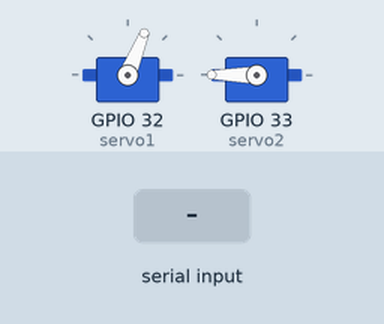
Simulated run of this sketch. Board: ESP32. Parts: 2 × servo. The test bench sets the inputs (shaded band). What the sketch prints to the serial monitor is not drawn.

Above: at 2.2 s.
2.3 s: "5\n" received over Serial
At 5.1 s:
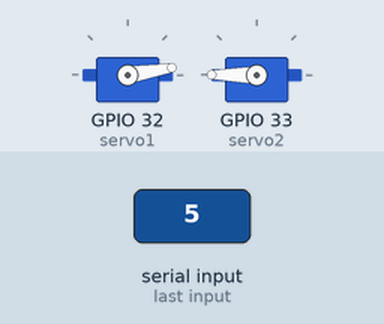
5.4 s: "90,45\n" received over Serial
7.2 s: "1,90\n" received over Serial
At 8.6 s:
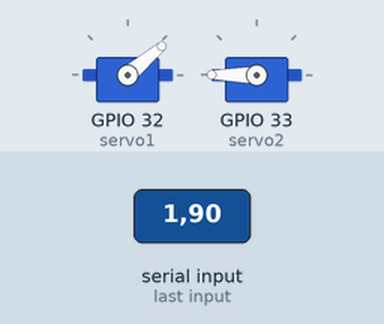
Timing chart, 0 to 10.2 s (numbered marks = the images above; inputs shaded):
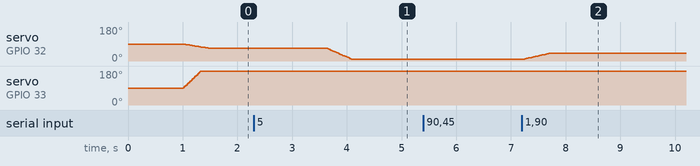

The sketch:

2dof-IK.ino
```cpp
#include <ESP32Servo.h>

float x = 4.0;
float y = 5.0;

float l1 = 7.7;
float l2 = 8.5;

Servo servo1;
Servo servo2;

void smoothMoveTogether(Servo &s1, int target1, Servo &s2, int target2, int durationMs) {
  int start1 = s1.read();
  int start2 = s2.read();

  int diff1 = target1 - start1;
  int diff2 = target2 - start2;

  int steps = 60;  // number of increments (increase for smoother motion)

  for (int i = 0; i <= steps; i++) {
    float t = (float)i / steps;

    // linear interpolation
    int pos1 = start1 + diff1 * t;
    int pos2 = start2 + diff2 * t;

    s1.write(pos1);
    s2.write(pos2);

    delay(durationMs / steps);
  }
}


void setup() {
  Serial.begin(115200);

  servo1.attach(32);
  servo2.attach(33);

  // Neutral / center = pointing forward
  servo1.write(90);
  servo2.write(90);

  delay(1000);
}

void loop() {

  // Read X Y if both are available
  if (Serial.available() > 0) {
    float newX = Serial.parseFloat();
    float newY = Serial.parseFloat();

    if (!isnan(newX) && !isnan(newY)) {
      x = newX;
      y = newY;
    }
  }

  double r = sqrt(x*x + y*y);

  if (r < 0.01) return;

  if (r > (l1 + l2) || r < fabs(l1 - l2)) {
    Serial.println("Target out of reach.");
    return;
  }

  double phi1 = acos(((l1*l1)+(r*r)-(l2*l2)) / (2*l1*r));
  double phi2 = atan2(y, x);
  double phi3 = acos(((l1*l1)+(l2*l2)-(r*r)) / (2*l1*l2));

  double th1 = (phi2 - phi1) * RAD_TO_DEG;
  double th2 = (PI - phi3) * RAD_TO_DEG;

  if (isnan(th1) || isnan(th2)) return;

  // Correct mapping:
  int servo1_angle = map(th1, -90, 90, 0, 180);
  int servo2_angle = map(th2, -90, 90, 0, 180);

  smoothMoveTogether(servo1, servo1_angle, servo2, servo2_angle, 500);  // 300 ms move


  Serial.print("Theta 1: "); Serial.println(th1);
  Serial.print("Theta 2: "); Serial.println(th2);
  Serial.print("Servo1: "); Serial.println(servo1_angle);
  Serial.print("Servo2: "); Serial.println(servo2_angle);
  Serial.println();

  delay(50);
}
```

Measured:
- after the input at 2.3 s, servo on GPIO 32 (servo1): moves from 68° to 9° over 0.48 s, starting after 1.3 s
- after the input at 7.2 s, servo on GPIO 32 (servo1): moves from 9° to 40° over 0.47 s, starting at once
